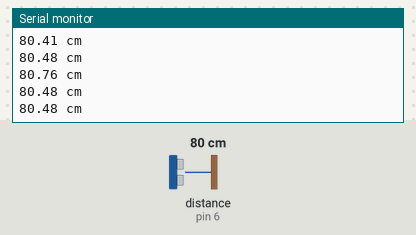
Bench run of a sketch on a simulated Arduino Uno, built with avr-gcc and run on an emulated ATmega328P. On the bench: the last lines printed to the serial monitor. Wiring (inferred from the names in the program): ultrasonic range finder: trigger pin 7; echo pin 6. Inputs (shaded band) come from the test bench; at power-on: distance to the obstacle (sensor on pin 6) 80 cm. The echo pulse lasts 58.3 µs per cm.

Above: at 1.2 s.
1.3 s: distance to the obstacle (sensor on pin 6) set to 2 cm
At 1.38 s:
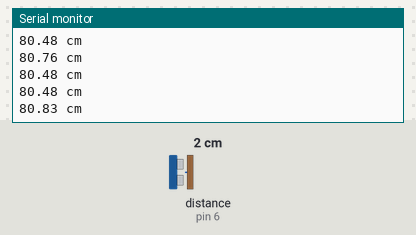
2.8 s: distance to the obstacle (sensor on pin 6) set to 299 cm
At 2.9 s:
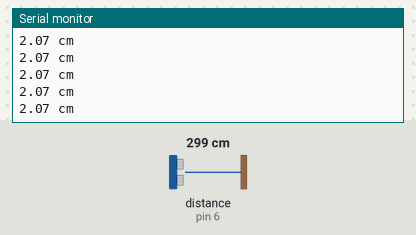
5.8 s: distance to the obstacle (sensor on pin 6) set to 120 cm
At 5.93 s:
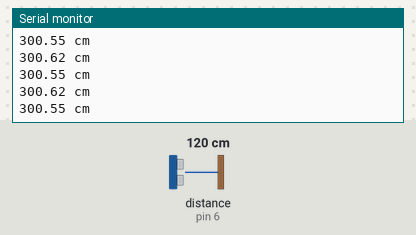
Timing chart, 0 to 8.8 s (numbered marks = the images above; inputs shaded):
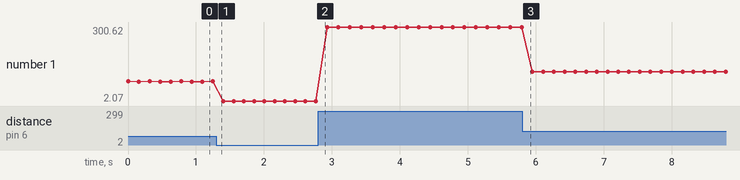

The sketch:

ultra_hc_sr04.ino
```cpp
// (licence header left out)
#include <Arduino.h>
#include <Wire.h>
#include "motor_defs.h"


// Pins
// Ultrasonic connections
// const int TRIG_PIN = 16;
// const int ECHO_PIN = 17;
//**
// Pins
// const int TRIG_PIN = 7;
// const int ECHO_PIN = 6;

// // Anything over 400 cm (23200 us pulse) is "out of range"
// const unsigned int MAX_DIST = 23200;

void setup() {

  // // The Trigger pin will tell the sensor to range find
  // pinMode(TRIG_PIN, OUTPUT);
  // digitalWrite(TRIG_PIN, LOW);
  setupUltra();
  // //Set Echo pin as input to measure the duration of
  // //pulses coming back from the distance sensor
  // pinMode(ECHO_PIN, INPUT);

  // // We'll use the serial monitor to view the sensor output
  Serial.begin(9600);
}

void loop() {
  readUltra();
  // Wait at least 60ms before next measurement
  delay(150);
}

// float readUltra(){

//   unsigned long t1;
//   unsigned long t2;
//   unsigned long pulse_width;
//   float cm;
//   float inches;

//   // Hold the trigger pin high for at least 10 us
//   digitalWrite(TRIG_PIN, HIGH);
//   delayMicroseconds(10);
//   digitalWrite(TRIG_PIN, LOW);

//   // Wait for pulse on echo pin
//   while ( digitalRead(ECHO_PIN) == 0 );

//   // Measure how long the echo pin was held high (pulse width)
//   // Note: the micros() counter will overflow after ~70 min
//   t1 = micros();
//   while ( digitalRead(ECHO_PIN) == 1);
//   t2 = micros();
//   pulse_width = t2 - t1;

//   // Calculate distance in centimeters and inches. The constants
//   // are found in the datasheet, and calculated from the assumed speed
//   //of sound in air at sea level (~340 m/s).
//   cm = pulse_width / 58.0;
//   inches = pulse_width / 148.0;

//   // Print out results
//   if ( pulse_width > MAX_DIST ) {
//     Serial.println("Out of range");
//   } else {
//     Serial.print(cm);
//     Serial.print(" cm \t");
//     Serial.print(inches);
//     Serial.println(" in");
//   }
// }
```

motor_defs.h
```cpp
void motor_setup();
void move(int speedA, int speedB, bool direction);
void stop_motors();
void driveLeft(int speed);
void driveRight(int speed);
float readUltra();
void setupUltra();
```

motor_functions.cpp
```cpp
#include "motor_defs.h"
#include "Arduino.h"

// Motor A connections - right motor
int enA = 9; //PWMA
int inA = 8; //directionA
// Motor B connections - left motor
int enB = 3; //PWMB
int inB = 4; //directionB

const int TRIG_PIN = 7;
const int ECHO_PIN = 6;

// Anything over 400 cm (23200 us pulse) is "out of range"
const unsigned int MAX_DIST = 23200;

void motor_setup(){
  // Set all the motor control pins to outputs
	pinMode(enA, OUTPUT);
	pinMode(enB, OUTPUT);
	pinMode(inA, OUTPUT);
	pinMode(inB, OUTPUT);

	// Turn off motors - Initial state
	// digitalWrite(inA, LOW);
	// digitalWrite(inB, LOW);
  analogWrite(enA, 255);
  analogWrite(enB, 255);

}
void move(int speedA, int speedB, bool direction){ // right motor speed, left motor speed, forward = 1 / backward = 0
  analogWrite(enA, speedA);
  analogWrite(enB, speedB);

  if(direction == 1) {
    digitalWrite(inA, 1);
    digitalWrite(inB, 0);
  }
  else if (direction == 0){
    digitalWrite(inA, 0);
    digitalWrite(inB, 1);
  }
}

void stop_motors(){
  analogWrite(enA, 255);
  analogWrite(enB, 255);
}

void driveLeft(int speed){
  if (speed >= 0){
    analogWrite(enB, speed);
    digitalWrite(inB, 0);
  }
  else{
    analogWrite(enB, -speed);
    digitalWrite(inB, 1);
  }
}
void driveRight(int speed){
  if (speed >= 0){
    analogWrite(enA, speed);
    digitalWrite(inA, 1);
  }
  else{
    analogWrite(enA, -speed);
    digitalWrite(inA, 0);
  }
}

float readUltra(){

  unsigned long t1;
  unsigned long t2;
  unsigned long pulse_width;
  float cm;
  float inches;

  // Hold the trigger pin high for at least 10 us
  digitalWrite(TRIG_PIN, HIGH);
  delayMicroseconds(10);
  digitalWrite(TRIG_PIN, LOW);

  // Wait for pulse on echo pin
  while ( digitalRead(ECHO_PIN) == 0 );

  // Measure how long the echo pin was held high (pulse width)
  // Note: the micros() counter will overflow after ~70 min
  t1 = micros();
  while ( digitalRead(ECHO_PIN) == 1);
  t2 = micros();
  pulse_width = t2 - t1;

  // Calculate distance in centimeters and inches. The constants
  // are found in the datasheet, and calculated from the assumed speed
  //of sound in air at sea level (~340 m/s).
  cm = pulse_width / 58.0;
  inches = pulse_width / 148.0;

  // Print out results
  if ( pulse_width > MAX_DIST ) {
    Serial.println("Out of range");
  } else {
    Serial.print(cm);
    Serial.println(" cm");
    // Serial.print(inches);
    // Serial.println(" in");
  }
  return cm;
}

void setupUltra(){
  // The Trigger pin will tell the sensor to range find
  pinMode(TRIG_PIN, OUTPUT);
  digitalWrite(TRIG_PIN, LOW);

  //Set Echo pin as input to measure the duration of
  //pulses coming back from the distance sensor
  pinMode(ECHO_PIN, INPUT);

}
```

Measured:
- plotted number 1: 80.83 → 2.07 after the input at 1.3 s, 2.07 → 300.55 after the input at 2.8 s, 300.55 → 120.69 after the input at 5.8 s
